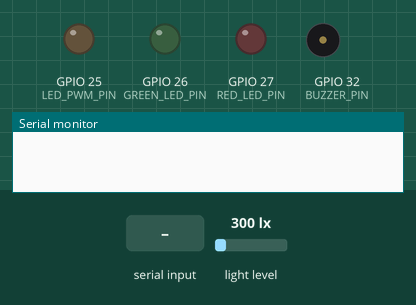
Simulated run of this sketch. Board: ESP32. On the bench: output pins drawn as LEDs (lit = HIGH), buzzer (waves = sounding, pin HIGH), the last lines printed to the serial monitor. The test bench sets the inputs (shaded band); at power-on: light level 300 lx.

Above: at 1.2 s.
1.3 s: "LIGHT 90\n" received over Serial
At 1.8 s:
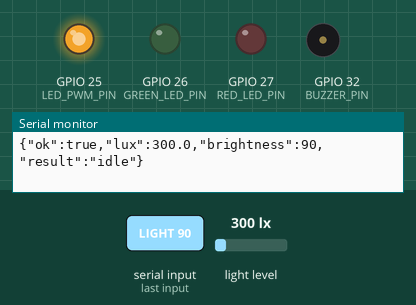
2.8 s: "normal\n" received over Serial
4.3 s: "PING\n" received over Serial
Timing chart, 0 to 7.3 s (numbered marks = the images above; inputs shaded):
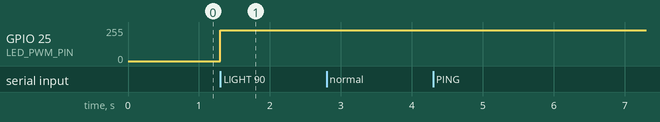

Measured:
- after the input at 1.3 s, GPIO 25 (LED_PWM_PIN): 0/255 → 229/255 at once

The sketch:

lightguard_esp32.ino
```cpp
/*
 * 光稳智检盒 - ESP32最小版固件
 *
 * 引脚：
 *   BH1750 SDA -> GPIO21, SCL -> GPIO22
 *   MOSFET PWM -> GPIO25
 *   共阴RGB模块 G -> GPIO26
 *   共阴RGB模块 R -> GPIO27
 *   有源蜂鸣器模块 IN -> GPIO32
 *
 * 串口协议：115200 baud，每条命令以换行结束，每次返回一行JSON。
 */

#include <Wire.h>
#include <BH1750.h>

const int LED_PWM_PIN = 25;
const int GREEN_LED_PIN = 26;
const int RED_LED_PIN = 27;
const int BUZZER_PIN = 32;
// PWM 频率：原为 1kHz（兼容 YYMOS-1 的 ≤1kHz 限制）。
// 2026-10-07 实测发现：1kHz 下相机画面出现固定横向条纹（PWM 频闪 × 卷帘快门，
// 逐行灰度波动标准差约 8.8 灰阶）。据此把频率提高到 8kHz，预期相机的单行曝光
// 会跨越多个 PWM 周期而被平均掉；**该改动尚未重新采集逐帧数据复测**，需实机确认。
// 本项目实际使用的 MOS 模块标称支持 0~20kHz，8kHz 在其范围内。
// 若换用额定 ≤1kHz 的模块（如 YYMOS-1），必须改回 1000。
const int LED_PWM_FREQUENCY = 8000;
const int LED_PWM_RESOLUTION = 8;

BH1750 lightMeter;
// ★ 上电默认亮度 = 0（安全第一）。
// 原来这里是 45：结果"上位机被强杀（关窗口/任务管理器）或板子复位"时灯带会自己亮到 45%，
// 实测确认过（进程被杀后回读 brightness=45、照度 415 lx）。正式固件改成 0 之后，
// 任何复位/重插 USB 都不会有光；要亮灯一律由上位机显式发 LIGHT n。
int brightnessPercent = 0;
String resultState = "idle";

void applyBrightness(int value) {
  brightnessPercent = constrain(value, 0, 100);
  int duty = map(brightnessPercent, 0, 100, 0, 255);
  analogWrite(LED_PWM_PIN, duty);
}

float readLuxSafe() {
  float lux = lightMeter.readLightLevel();
  if (lux < 0 || isnan(lux)) {
    return 0.0;
  }
  return lux;
}

void setResult(String value) {
  value.toLowerCase();
  resultState = value;

  digitalWrite(GREEN_LED_PIN, value == "normal" ? HIGH : LOW);
  digitalWrite(RED_LED_PIN, value == "abnormal" ? HIGH : LOW);

  if (value == "abnormal") {
    digitalWrite(BUZZER_PIN, HIGH);
    delay(250);
    digitalWrite(BUZZER_PIN, LOW);
  } else {
    digitalWrite(BUZZER_PIN, LOW);
  }
}

void sendStatus() {
  float lux = readLuxSafe();
  Serial.print("{\"ok\":true,\"lux\":");
  Serial.print(lux, 1);
  Serial.print(",\"brightness\":");
  Serial.print(brightnessPercent);
  Serial.print(",\"result\":\"");
  Serial.print(resultState);
  Serial.println("\"}");
}

void sendError(const String &message) {
  Serial.print("{\"ok\":false,\"error\":\"");
  Serial.print(message);
  Serial.println("\"}");
}

void handleCommand(String command) {
  command.trim();
  String upper = command;
  upper.toUpperCase();

  if (upper == "PING") {
    Serial.println("{\"ok\":true,\"device\":\"LIGHTGUARD_ESP32\"}");
    return;
  }

  if (upper == "STATUS" || upper == "LUX?") {
    sendStatus();
    return;
  }

  if (upper.startsWith("LIGHT ")) {
    int value = command.substring(6).toInt();
    if (value < 0 || value > 100) {
      sendError("brightness must be 0-100");
      return;
    }
    applyBrightness(value);
    sendStatus();
    return;
  }

  if (upper.startsWith("RESULT ")) {
    String value = command.substring(7);
    value.trim();
    value.toLowerCase();
    if (value != "normal" && value != "abnormal" && value != "idle") {
      sendError("result must be NORMAL, ABNORMAL or IDLE");
      return;
    }
    setResult(value);
    sendStatus();
    return;
  }

  sendError("unknown command");
}

void setup() {
  Serial.begin(115200);
  Serial.setTimeout(100);

  pinMode(LED_PWM_PIN, OUTPUT);
  pinMode(GREEN_LED_PIN, OUTPUT);
  pinMode(RED_LED_PIN, OUTPUT);
  pinMode(BUZZER_PIN, OUTPUT);

  digitalWrite(GREEN_LED_PIN, LOW);
  digitalWrite(RED_LED_PIN, LOW);
  digitalWrite(BUZZER_PIN, LOW);
  // 先让analogWrite建立通道，再显式固定频率和8位分辨率。
  analogWrite(LED_PWM_PIN, 0);
  analogWriteFrequency(LED_PWM_PIN, LED_PWM_FREQUENCY);
  analogWriteResolution(LED_PWM_PIN, LED_PWM_RESOLUTION);
  applyBrightness(brightnessPercent);

  Wire.begin(21, 22);
  lightMeter.begin(BH1750::CONTINUOUS_HIGH_RES_MODE);
}

void loop() {
  if (Serial.available()) {
    String command = Serial.readStringUntil('\n');
    handleCommand(command);
  }
}
```
